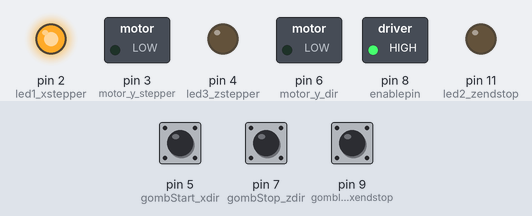
A sketch run on a simulated Arduino Uno, built with avr-gcc and run on an emulated ATmega328P. On the bench: switched loads named in the sketch (green lamp = pin HIGH), output pins drawn as LEDs (lit = HIGH). The test bench sets the inputs (shaded band); at power-on: pin 5 (gombStart_xdir) HIGH, pin 7 (gombStop_zdir) HIGH, pin 9 (gombIdoChg_xendstop) HIGH.

Above: at 1.2 s.
1.3 s: pin 5 (gombStart_xdir) pulled LOW for 0.15 s
At 2.4 s:
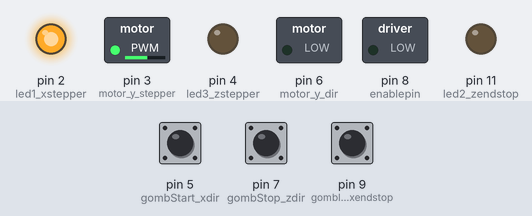
4.4 s: pin 7 (gombStop_zdir) pulled LOW for 0.15 s
At 5.5 s:
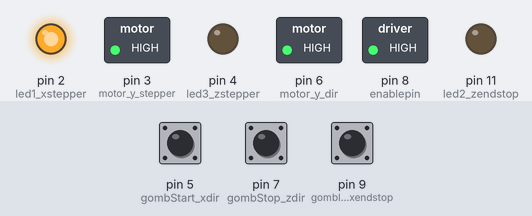
6.0 s: pin 9 (gombIdoChg_xendstop) pulled LOW for 0.15 s
At 7.1 s:
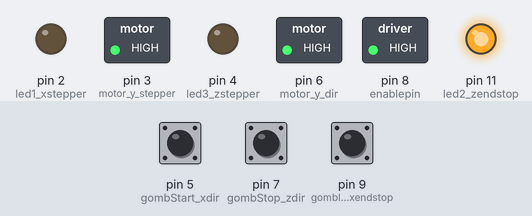
7.7 s: pin 5 (gombStart_xdir) pulled LOW for 1 s
At 8.5 s:
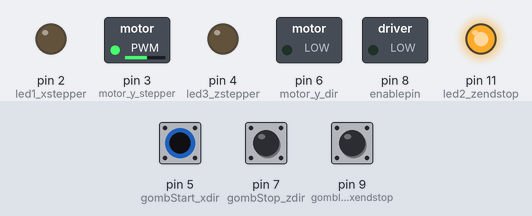
11.6 s: pin 7 (gombStop_zdir) pulled LOW for 1 s
At 12.2 s:
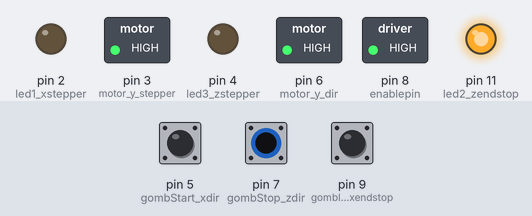
14.1 s: pin 9 (gombIdoChg_xendstop) pulled LOW for 1 s
At 15.7 s:
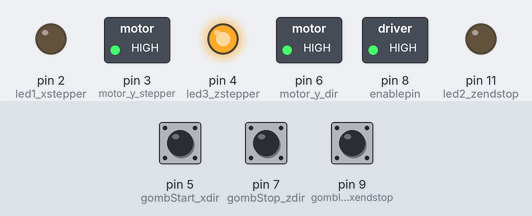
Timing chart, 0 to 17.2 s (numbered marks = the images above; inputs shaded):
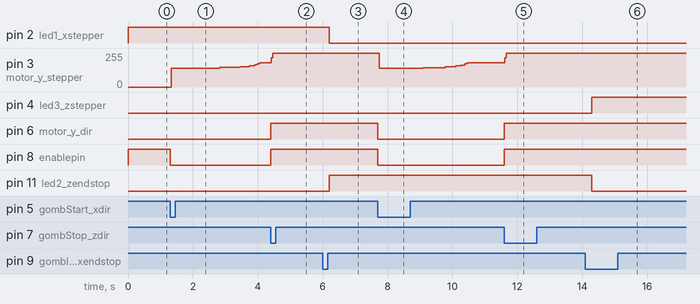

Measured:
- after the input at 1.3 s, pin 3 (motor_y_stepper): moves from 0/255 to 182/255 over 2.7 s, starting at once; pin 8 (enablepin): HIGH → LOW at once
- after the input at 4.4 s, pin 3 (motor_y_stepper): 182/255 → 255/255 at once; pin 6 (motor_y_dir), pin 8 (enablepin): LOW → HIGH at once
- after the input at 6.0 s, pin 2 (led1_xstepper): HIGH → LOW after 0.20 s; pin 11 (led2_zendstop): LOW → HIGH after 0.20 s
- after the input at 7.7 s, pin 3 (motor_y_stepper): 255/255 → 140/255 at once, → 146/255 1.4 s later, → 152/255 0.68 s later, → 158/255 0.32 s later, … (7 changes in this stretch); pin 6 (motor_y_dir), pin 8 (enablepin): HIGH → LOW at once
- after the input at 11.6 s, pin 3 (motor_y_stepper): 182/255 → 255/255 at once; pin 6 (motor_y_dir), pin 8 (enablepin): LOW → HIGH at once
- after the input at 14.1 s, pin 4 (led3_zstepper): LOW → HIGH after 0.20 s; pin 11 (led2_zendstop): HIGH → LOW after 0.20 s

The sketch:

motorV2.ino
```cpp
#define motor_y_stepper 3
#define motor_y_dir 6
#define enablepin 8
#define gombIdoChg_xendstop 9
#define gombStart_xdir 5
#define gombStop_zdir 7

//ledek
#define led1_xstepper 2
#define led2_zendstop 11
#define led3_zstepper 4


float forgasido = 2;
float sv = 100.0;
int IdobuttonState = 0;
int StartbuttonState = 0;
int StopbuttonState = 0;
bool lastState = 0;
bool presentState = 0;
bool stop = 0;

void setup() {
//motor inportja
  pinMode(motor_y_stepper,OUTPUT);
  pinMode(motor_y_dir,OUTPUT);
  pinMode(enablepin,OUTPUT);

//gombok importja
  pinMode(gombIdoChg_xendstop, INPUT_PULLUP);
  pinMode(gombStart_xdir, INPUT_PULLUP);
  pinMode(gombStop_zdir, INPUT_PULLUP);

//ledek inportja
  pinMode(led1_xstepper, OUTPUT);
  pinMode(led2_zendstop, OUTPUT);
  pinMode(led3_zstepper, OUTPUT);

}

void loop() {
  if(stop = 1){
    stop = 0;
  }


// ha LOW akkor mozog, ha HIGH akkor nem.
  digitalWrite(enablepin, HIGH);
// digitalWrite(dir, HIGH); ha LOW akkor jobbra forog, ha HIGH akkor balra.

//beolvassuk a gombok állapotát
  IdobuttonState = digitalRead(gombIdoChg_xendstop);
  StartbuttonState = digitalRead(gombStart_xdir);

if(IdobuttonState == LOW){
  presentState = 1;
}else{
  presentState = 0;
}
//Megnézzük az időkezelő gombnak a gombját, hogy állítson időt
if (presentState != lastState && lastState == 0) {
    if(forgasido ==2){
  forgasido =4;
    }else if(forgasido==4){
  forgasido = 6;
    }else{
  forgasido = 2;
    }
  delay(200);
}
lastState = presentState;

//Pin-t állítunk át a bizonyos gomb statementre
if(forgasido ==2){
digitalWrite(led1_xstepper, HIGH); digitalWrite(led2_zendstop, LOW); digitalWrite(led3_zstepper, LOW);
}else if(forgasido==4){
digitalWrite(led1_xstepper, LOW); digitalWrite(led2_zendstop, HIGH); digitalWrite(led3_zstepper, LOW);
}else{
digitalWrite(led1_xstepper, LOW); digitalWrite(led2_zendstop, LOW); digitalWrite(led3_zstepper, HIGH);
}

//Megnézzük, hogy van-e start
if(StartbuttonState == LOW){
  start(forgasido);
}

//loopvege
}

void start(int forgasido){
  digitalWrite(motor_y_dir, LOW);
  digitalWrite(enablepin, LOW);

  double temp = 0.0;
  double idoszamolo = millis();
  temp = idoszamolo;
  sv = 100.0;

  while(idoszamolo <= temp+((forgasido/2)*60000) && !stop){
  if(sv > 5.0){
    sv -= 0.005;
  }

StopbuttonState = digitalRead(gombStop_zdir);
  if(StopbuttonState == LOW){
    stop = 1;
  }

  digitalWrite(motor_y_stepper, LOW);
  delayMicroseconds(sv);
  digitalWrite(motor_y_stepper, HIGH);
  delayMicroseconds(sv);
  idoszamolo = millis();
  }

  digitalWrite(motor_y_dir, HIGH);

  sv = 100.0;

  idoszamolo = millis();
  temp = idoszamolo;

  while(idoszamolo <= temp+((forgasido/2)*60000) && !stop){
    if(sv > 12.0){
    sv -= 0.005;
  }

  StopbuttonState = digitalRead(gombStop_zdir);
  if(StopbuttonState == LOW){
    stop = 1;
  }

  digitalWrite(motor_y_stepper, LOW);
  delayMicroseconds(sv);
  digitalWrite(motor_y_stepper, HIGH);
  delayMicroseconds(sv);
  idoszamolo = millis();
  }

  digitalWrite(enablepin, HIGH);
}
```
